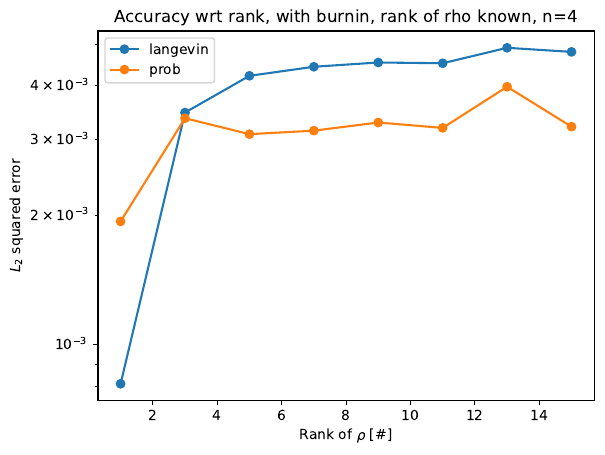

This figure's Python source:
import sys
sys.path.append("../../")

import numpy as np
import matplotlib.pyplot as plt
from src.utils import compute_error
from src.metropolis_hastings import run_MH
from src.proj_langevin import run_PL, gen_init_point
from src.data_generation import generate_data
from src.utils import dump_run_information, dump_run_information_from_tensors


"""
Plot the accuracy of langevin vs prob wrt the rank of rho, with its rank assumed known.
This means that r = rank(rho) for langevin. Here, n=4.
"""
def run_experiment(savefig=True):
    seed = 0
    n = 4
    d = 2**n
    n_meas = d * d
    n_shots = 2000
    n_iter = 5000
    n_burnin = 1000
    eta_shots_indep = 0.005
    rho_ranks = range(1, d+1, 2)
    n_ranks = len(rho_ranks)
    n_samples = 8
    accs_prob = np.zeros((n_ranks, n_samples))
    accs_pl = np.zeros((n_ranks, n_samples))
    for i, rho_rank in enumerate(rho_ranks):
        for j in range(n_samples):
            curr_seed = seed + i*n_samples + j

            rho_true, As, y_hat = generate_data(n, n_meas, n_shots, rho_type=rho_rank, seed=curr_seed)
            init_point_MH = gen_init_point(d, d)
            # We know the rank of rho, hence we use r = rank(rho)
            init_point_PL = gen_init_point(d, rho_rank)
            As_flat = np.zeros((n_meas, 2**n * 2**n), dtype = np.complex128)
            for k in range(n_meas):
                # TODO: it is not clear why this works better than `flatten(order="F")`
                # as it is more correct to use the latter (similar to what is done in R)
                As_flat[k,:] = As[:,:,k].flatten(order="C")
            _, rho_approx_prob, _ = run_MH(
                n, n_meas, n_shots, rho_true, As_flat, y_hat, n_iter, n_burnin, seed=None, init_point=init_point_MH
            )
            _, rho_approx_pl, _ = run_PL(
                n, n_meas, n_shots, rho_true, As, y_hat, n_iter, n_burnin, seed=None, init_point=init_point_PL, eta_shots_indep=eta_shots_indep
            )
            
            err_prob = compute_error(rho_approx_prob, rho_true)
            err_pl = compute_error(rho_approx_pl, rho_true)

            accs_prob[i,j] = err_prob
            accs_pl[i,j] = err_pl

    accs_pl_avg = accs_pl.mean(axis=1)
    accs_prob_avg = accs_prob.mean(axis=1)
    plt.figure()
    plt.semilogy(rho_ranks, accs_pl_avg, "-o", label="langevin")
    plt.semilogy(rho_ranks, accs_prob_avg, "-o", label="prob")
    # plt.vlines(x=[n_burnin], ymin=0, ymax=0.1, color="r", label="end of burnin")
    plt.legend()
    plt.xlabel(r"Rank of $\rho$ [#]")
    plt.ylabel("$L_2$ squared error")
    plt.title("Accuracy wrt rank, with burnin, rank of rho known, n=4")
    if savefig:    
        plt.savefig(f"rank_known_n4.pdf", bbox_inches="tight")
    plt.show()
    plt.close()
    if savefig:
        # dump_run_information("rank_known_n4", {"rank": list(rho_ranks),  "acc_pl": accs_pl_avg, "acc_prob": accs_prob_avg})
        dump_run_information_from_tensors(accs_prob, accs_pl, {"d": list(rho_ranks), "samples": list(range(n_samples))}, "rank_known_n4")

if __name__ == "__main__":
    run_experiment()
